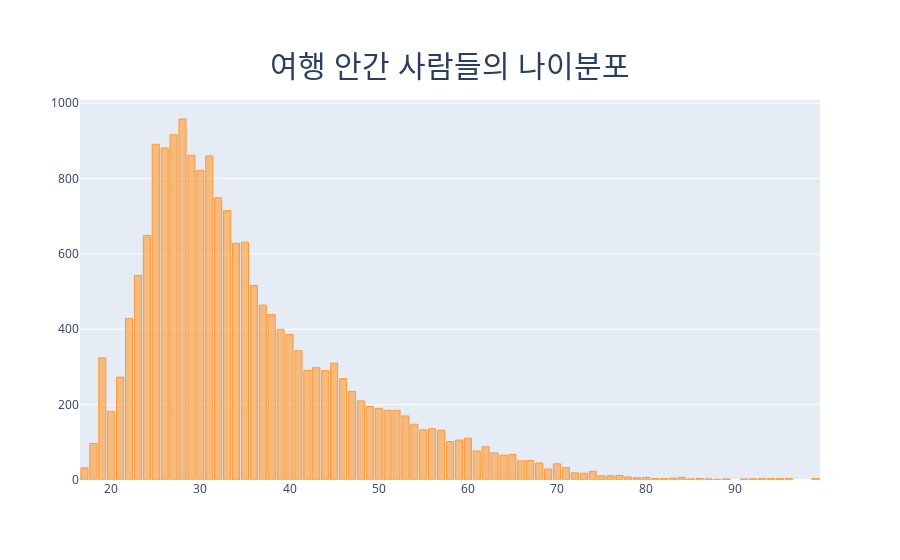

The notebook cell saved with this chart:
### Code cell
layout = go.Layout(title=dict(text='여행 안간 사람들의 나이분포', font=dict(size=30), x=0.5, y=0.9))
booking_n['age'].value_counts().iplot(kind='bar', layout=layout)

### Figure 1 — Plotly figure (JSON) as saved in the notebook; plotly's stock layout.template omitted (floating-point values rounded to 4 significant figures)
{"data": [{"marker": {"color": "rgba(255, 153, 51, 0.6)", "line": {"color": "rgba(255, 153, 51, 1.0)", "width": 1}}, "name": "age", "orientation": "v", "text": "", "type": "bar", "x": [28, 27, 25, 26, 29, 31, 30, 32, 33, 24, 35, 34, 23, 36, 37, 38, 22, 39, 40, 41, 19, 45, 43, 42, 44, 21, 46, 47, 48, 49, 50, 51, 52, 20, 53, 54, 56, 55, 57, 60, 59, 58, 18, 62, 61, 63, 65, 64, 67, 66, 68, 70, 71, 17, 69, 74, 72, 73, 77, 75, 76, 78, 84, 80, 79, 83, 93, 86, 81, 99, 96, 82, 95, 94, 85, 87, 91, 92, 89, 88], "y": [958, 916, 891, 881, 862, 860, 822, 749, 715, 649, 631, 628, 543, 516, 464, 439, 429, 400, 386, 343, 324, 310, 298, 291, 290, 273, 269, 235, 210, 195, 190, 185, 185, 182, 170, 148, 136, 133, 132, 111, 106, 102, 97, 88, 77, 72, 68, 66, 52, 51, 45, 43, 33, 32, 29, 23, 19, 18, 12, 11, 11, 8, 7, 7, 6, 5, 4, 4, 4, 4, 4, 4, 4, 4, 3, 3, 3, 3, 3, 2]}], "layout": {"title": {"font": {"size": 30}, "text": "여행 안간 사람들의 나이분포", "x": 0.5, "y": 0.9}}}
